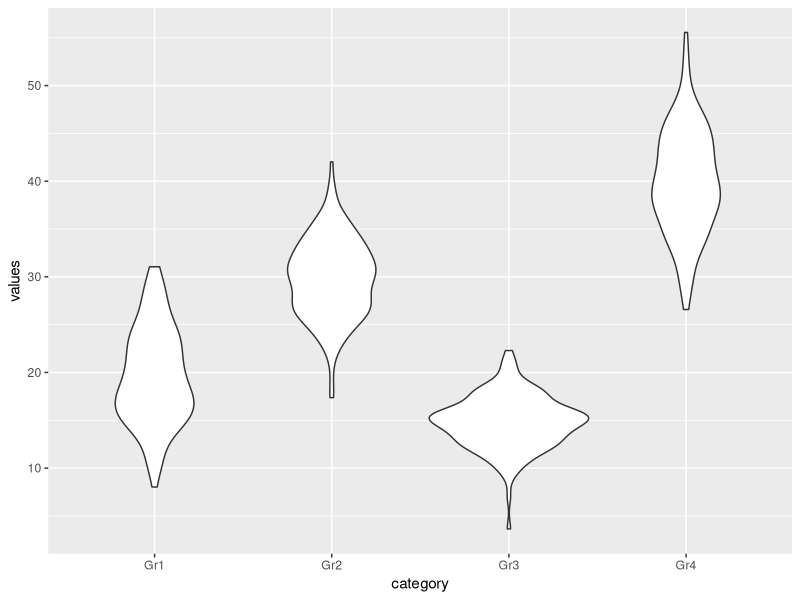
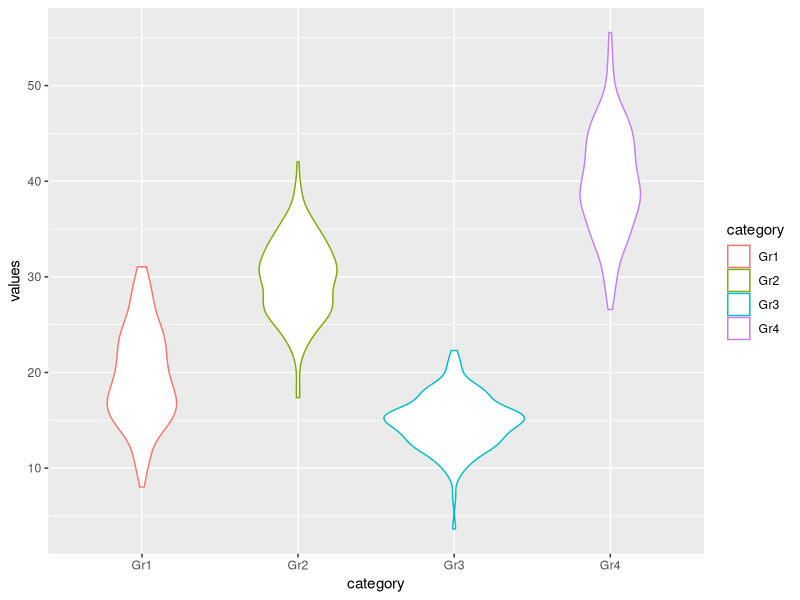
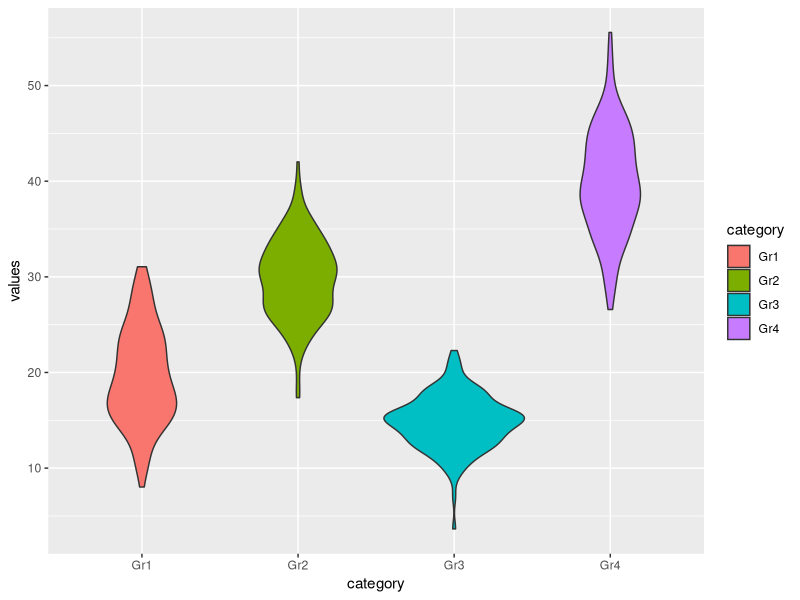
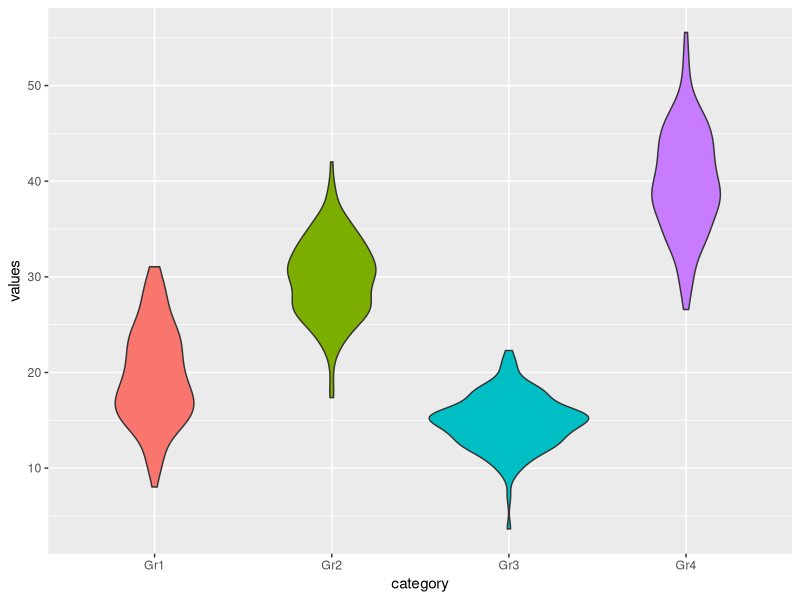

Write the R code that produced these figures, in order.
## ---- chunk 1
knitr::opts_chunk$set(echo = TRUE, fig.align = "center")

# title: Color scale for discrete variables
# author: jonathan
# revised: 15/3/2020

WEB <- c("https://bioceed.uib.no/dropfolder/bioSTATS/Rmd/Visualizing/Essential/color-scale-discrete.html")
GIT <- c("https://github.com/jonathansoule/biostats/blob/master/Visualizing/Essential/color-scale-discrete.Rmd")
library(ggplot2)
library(gridExtra)
# data for violin plot
# variable 1
values <- c(rnorm(150, mean = 20, sd = 5), rnorm(150, mean = 30, sd = 4), rnorm(150, mean = 15, 3), rnorm(150, mean = 40, sd = 5))
# variable 2
category <- c(rep("Gr1", 150), rep("Gr2", 150), rep("Gr3", 150), rep("Gr4", 150))
# dataframe
df <- data.frame(category, values)
## ---- chunk 2
ggplot(df, aes(category, values)) +
  geom_violin()
## ---- chunk 3
ggplot(df, aes(category, values)) +
  geom_violin(aes(color = category))
## ---- chunk 4
ggplot(df, aes(category, values)) +
  geom_violin(aes(fill = category))
## ---- chunk 5
ggplot(df, aes(category, values)) +
  geom_violin(aes(fill = category)) +
  theme(legend.position = "none")
